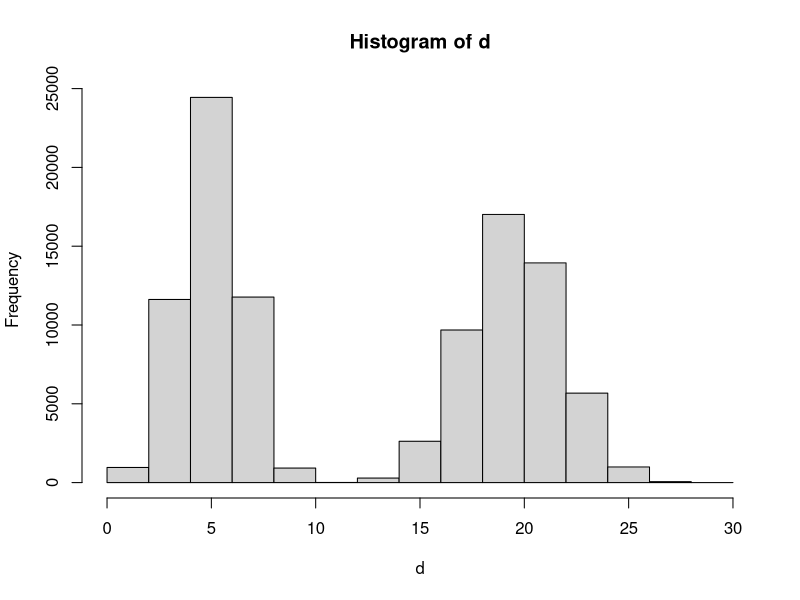

This figure's R source:
teams<-data.frame(rep("not me", 30), 1:30, rep(1, 30))
names(teams)<-c("Team", "wins", "Group")
teams$Team<-as.character(teams$Team)
teams$Team[teams$wins==10]<-"me"

d<-vector(length=100000)
for (i in 1:100000)
{
  d[i]<-0
  teams$Group<-sample(c(1,2), 30, replace=TRUE)
  mynum<-teams$Group[teams$Team=="me"]
  mygroup<-teams[teams$Group==mynum,]
  if (mynum==2)
    d[i]<-30-nrow(mygroup)
  d[i]=d[i]+which(mygroup$Team=="me")
}
mean(d)
max(d)
hist(d)
table(d)
